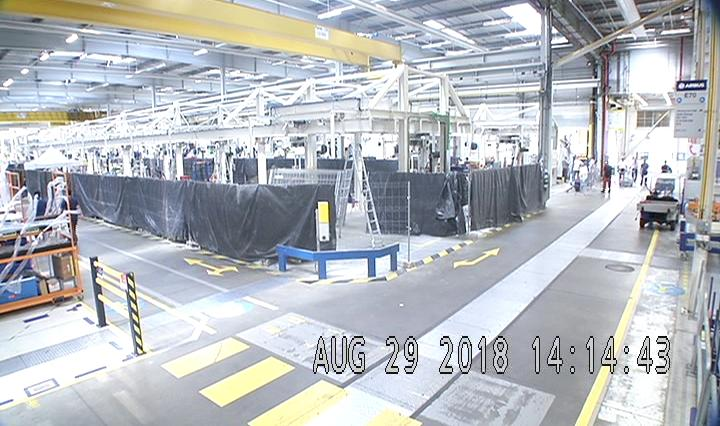
#> input picture test.jpg, 720 x 426 px
$ python testing_mask.py   (older library calls are emulated)
#> lines starting #> are read from the running program, lines starting #| are printed output that depends on the picture; after the words box and inside, x2 and y2 are one past the last pixel; in counts of white or black regions, pixels touching at a corner belong together
#testing masks

import cv2
import numpy as np

test= cv2.imread("test.jpg")
#> test is the input picture: shape (426, 720, 3); mean B, G, R 190.3, 185.7, 181.7

mask= cv2.imread("mask.png",0)
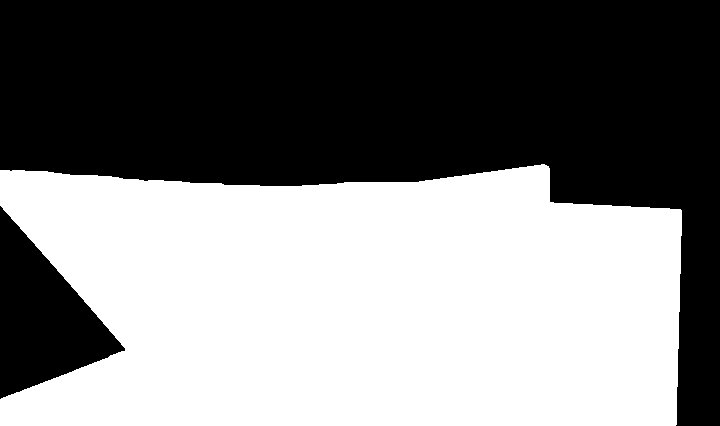
#> input picture mask.png, 720 x 426 px
#> mask: shape (426, 720); 49.7% white; 1 white region

im2, contours, hierarchy = cv2.findContours(mask, cv2.RETR_CCOMP , cv2.CHAIN_APPROX_TC89_KCOS)
#> contours = 1 contour; box (x1, y1, x2, y2) and area: (0, 164, 682, 426) 151196
mask= cv2.imread("mask.png")
#> mask is the input picture: shape (426, 720, 3); 49.7% white; 1 white region, box (x1, y1, x2, y2) and area: (0, 164, 682, 426) 152469
cv2.drawContours(mask, contours, -1, (255,255,0),3)
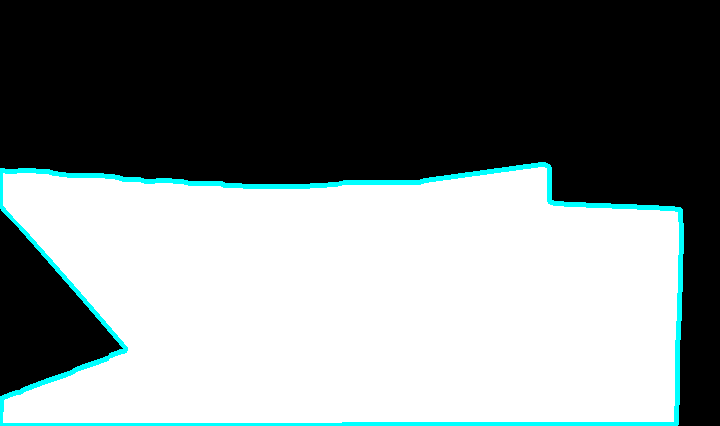
#> mask: shape (426, 720, 3); 2.84% of pixels changed, all inside (x1, y1, x2, y2) = (0, 162, 684, 426)

cv2.imshow('',mask)
cv2.waitKey()
